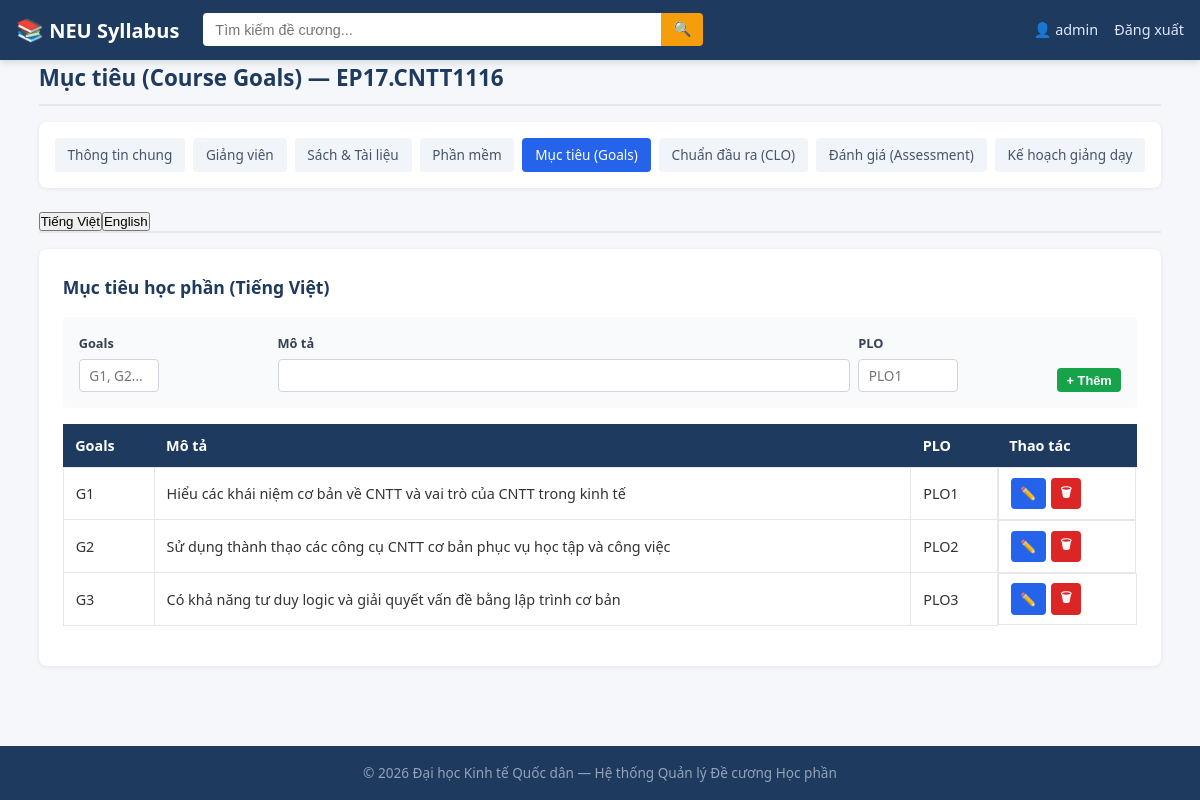
/admin/syllabus/1/goals (signed in), run on the app's committed database.
### tables this page shows
CREATE TABLE syllabi (
    id INTEGER PRIMARY KEY AUTOINCREMENT,
    course_code TEXT UNIQUE NOT NULL,
    course_title_vi TEXT,
    course_title_en TEXT,
    credits INTEGER DEFAULT 0,
    contact_hours INTEGER DEFAULT 0,
    self_study_hours INTEGER DEFAULT 0,
    training_program TEXT,
    decision_date TEXT,
    decision_number TEXT,
    prerequisite_courses_vi TEXT,
    prerequisite_courses_en TEXT,
    num_prerequisite_courses TEXT DEFAULT 'None',
    description_vi TEXT,
    description_en TEXT,
    clo_assessment_vi TEXT,
    clo_assessment_en TEXT,
    course_requirements_vi TEXT,
    course_requirements_en TEXT,
    adjustment_time TEXT,
    created_at TIMESTAMP DEFAULT CURRENT_TIMESTAMP,
    updated_at TIMESTAMP DEFAULT CURRENT_TIMESTAMP
);

CREATE TABLE course_goals (
    id INTEGER PRIMARY KEY AUTOINCREMENT,
    syllabus_id INTEGER NOT NULL,
    language TEXT NOT NULL DEFAULT 'VI',
    goal_code TEXT NOT NULL,
    description TEXT,
    plo TEXT,
    FOREIGN KEY (syllabus_id) REFERENCES syllabi(id) ON DELETE CASCADE
);

### app.py (the view, shortened to what this page needs)
@app.route('/admin/syllabus/<int:syllabus_id>/goals', methods=['GET', 'POST'])
@admin_required
def admin_goals(syllabus_id):
    syllabus = models.get_syllabus_by_id(syllabus_id)
    if not syllabus:
        flash('Không tìm thấy đề cương.', 'danger')
        return redirect(url_for('admin_dashboard'))
    items_vi = models.get_sub_items('course_goals', syllabus_id, 'VI', 'goal_code')
    items_en = models.get_sub_items('course_goals', syllabus_id, 'EN', 'goal_code')
    return render_template('admin/goals.html',
                           syllabus=syllabus, items_vi=items_vi, items_en=items_en)

### app.py (called while the page is built)
def admin_required(view):
    @functools.wraps(view)
    def wrapped(**kwargs):
        if 'user_id' not in session:
            flash('Vui lòng đăng nhập để tiếp tục.', 'warning')
            return redirect(url_for('login'))
        if session.get('role') != 'admin':
            flash('Bạn không có quyền truy cập trang này.', 'danger')
            return redirect(url_for('index'))
        return view(**kwargs)
    return wrapped

### models.py (called while the page is built)
def get_db():
    conn = sqlite3.connect(config.DATABASE)
    conn.row_factory = sqlite3.Row
    conn.execute("PRAGMA foreign_keys = ON")
    return conn

def get_syllabus_by_id(syllabus_id):
    db = get_db()
    row = db.execute("SELECT * FROM syllabi WHERE id = ?", (syllabus_id,)).fetchone()
    db.close()
    return row

def get_sub_items(table, syllabus_id, language=None, order_by=None):
    db = get_db()
    allowed_tables = {
        'syllabus_instructors', 'syllabus_books', 'syllabus_software',
        'course_goals', 'learning_outcomes', 'course_assessments', 'teaching_plans'
    }
    if table not in allowed_tables:
        db.close()
        return []
    sql = f"SELECT * FROM {table} WHERE syllabus_id = ?"
    params = [syllabus_id]
    if language:
        sql += " AND language = ?"
        params.append(language)
    if order_by:
        allowed_order = {'week', 'order_num', 'goal_code', 'clo_code', 'id'}
        if order_by in allowed_order:
            sql += f" ORDER BY {order_by}"
    else:
        sql += " ORDER BY id"
    rows = db.execute(sql, params).fetchall()
    db.close()
    return rows

### templates/admin/goals.html (shortened to what this page needs)
{% set page_title = "Mục tiêu (Course Goals)" %}
{% set active_tab = "goals" %}
{% extends 'admin/sub_base.html' %}
{% block admin_content %}
<div class="tab-content active" data-lang="vi">
    <div class="admin-panel">
        <h3>Mục tiêu học phần (Tiếng Việt)</h3>
        <form method="post" class="inline-form">
            <div class="form-group">
                <label>Goals</label>
                <input type="text" name="goal_code" placeholder="G1, G2..." required style="width:80px">
            </div>
            <div class="form-group" style="flex:3">
                <label>Mô tả</label>
                <input type="text" name="description" required>
            </div>
            <div class="form-group">
                <label>PLO</label>
                <input type="text" name="plo" placeholder="PLO1" style="width:100px">
            </div>
            <button type="submit" class="btn btn-success btn-sm">+ Thêm</button>
        </form>
        {% if items_vi %}
        <table class="data-table">
            <thead><tr><th>Goals</th><th>Mô tả</th><th>PLO</th><th>Thao tác</th></tr></thead>
            <tbody>
            {% for item in items_vi %}
            <tr>
                <td>{{ item['goal_code'] }}</td>
                <td>{{ item['description'] }}</td>
                <td>{{ item['plo'] }}</td>
                <td class="action-btns">
                    <button class="btn btn-primary btn-sm" onclick="toggleEditRow({{ item['id'] }})">✏️</button>
                    <form method="post" style="display:inline" onsubmit="return confirmDelete(this);">
                        <button type="submit" class="btn btn-danger btn-sm">🗑</button>
                    </form>
                </td>
            </tr>
            {% endfor %}
            </tbody>
        </table>
        {% else %}
        <p class="empty-note">Chưa có mục tiêu nào.</p>
        {% endif %}
    </div>
</div>
{% endblock %}

### templates/admin/sub_base.html
{% extends 'base.html' %}
{% block content %}
<section class="section">
    <h2>{{ page_title }} — {{ syllabus['course_code'] }}</h2>
    <div class="sub-nav">
        <a href="{{ url_for('admin_syllabus_edit', syllabus_id=syllabus['id']) }}" {% if active_tab == 'general' %}class="active"{% endif %}>Thông tin chung</a>
        <a href="{{ url_for('admin_instructors', syllabus_id=syllabus['id']) }}" {% if active_tab == 'instructors' %}class="active"{% endif %}>Giảng viên</a>
        <a href="{{ url_for('admin_books', syllabus_id=syllabus['id']) }}" {% if active_tab == 'books' %}class="active"{% endif %}>Sách & Tài liệu</a>
        <a href="{{ url_for('admin_software', syllabus_id=syllabus['id']) }}" {% if active_tab == 'software' %}class="active"{% endif %}>Phần mềm</a>
        <a href="{{ url_for('admin_goals', syllabus_id=syllabus['id']) }}" {% if active_tab == 'goals' %}class="active"{% endif %}>Mục tiêu (Goals)</a>
        <a href="{{ url_for('admin_outcomes', syllabus_id=syllabus['id']) }}" {% if active_tab == 'outcomes' %}class="active"{% endif %}>Chuẩn đầu ra (CLO)</a>
        <a href="{{ url_for('admin_assessments', syllabus_id=syllabus['id']) }}" {% if active_tab == 'assessments' %}class="active"{% endif %}>Đánh giá (Assessment)</a>
        <a href="{{ url_for('admin_teaching_plan', syllabus_id=syllabus['id']) }}" {% if active_tab == 'teaching_plan' %}class="active"{% endif %}>Kế hoạch giảng dạy</a>
    </div>
    <div class="lang-tabs" style="margin-bottom:1rem;">
        <button type="button" class="admin-lang-tab active" data-lang="vi" onclick="switchAdminTab('vi')">Tiếng Việt</button>
        <button type="button" class="admin-lang-tab" data-lang="en" onclick="switchAdminTab('en')">English</button>
    </div>
    {% block admin_content %}{% endblock %}
</section>
{% endblock %}

### static/css/style.css (style rules this page uses)
*, *::before, *::after { box-sizing: border-box; margin: 0; padding: 0; }
html { font-size: 16px; scroll-behavior: smooth; }
body { font-family: 'Segoe UI', Tahoma, Geneva, Verdana, sans-serif; line-height: 1.6; color: #333; background: #f5f7fa; min-height: 100vh; display: flex; flex-direction: column; }
a { color: #2563eb; text-decoration: none; }
.section { margin-bottom: 2rem; }
.section h2 { font-size: 1.4rem; color: #1e3a5f; margin-bottom: 1rem; padding-bottom: 0.5rem; border-bottom: 2px solid #e5e7eb; }
.data-table { width: 100%; border-collapse: collapse; margin-bottom: 1rem; }
.data-table th { background: #1e3a5f; color: white; padding: 0.6rem 0.75rem; font-weight: 600; text-align: left; font-size: 0.9rem; }
.data-table td { padding: 0.6rem 0.75rem; border: 1px solid #e5e7eb; font-size: 0.9rem; }
.lang-tabs { display: flex; gap: 0; margin-bottom: 1.5rem; border-bottom: 2px solid #e5e7eb; }
.btn { display: inline-block; padding: 0.5rem 1rem; border: none; border-radius: 4px; font-size: 0.9rem; font-weight: 600; cursor: pointer; text-align: center; transition: background 0.2s; }
.btn-primary { background: #2563eb; color: white; }
.btn-success { background: #16a34a; color: white; }
.btn-danger { background: #dc2626; color: white; }
.btn-sm { padding: 0.3rem 0.6rem; font-size: 0.8rem; }
.form-group { margin-bottom: 1rem; }
.form-group label { display: block; font-weight: 600; color: #374151; margin-bottom: 0.3rem; font-size: 0.9rem; }
.form-group input, .form-group select, .form-group textarea { width: 100%; padding: 0.5rem 0.75rem; border: 1px solid #d1d5db; border-radius: 4px; font-size: 0.9rem; font-family: inherit; outline: none; transition: border-color 0.2s; }
.action-btns { display: flex; gap: 0.3rem; flex-wrap: wrap; }
.sub-nav { display: flex; flex-wrap: wrap; gap: 0.5rem; margin-bottom: 1.5rem; padding: 1rem; background: white; border-radius: 8px; box-shadow: 0 1px 4px rgba(0,0,0,0.08); }
.sub-nav a { padding: 0.4rem 0.8rem; background: #f1f5f9; border-radius: 4px; font-size: 0.85rem; color: #475569; font-weight: 500; }
.sub-nav a.active { background: #2563eb; color: white; }
.admin-panel { background: white; padding: 1.5rem; border-radius: 8px; box-shadow: 0 1px 4px rgba(0,0,0,0.08); margin-bottom: 1.5rem; }
.admin-panel h3 { color: #1e3a5f; margin-bottom: 1rem; font-size: 1.1rem; }
.tab-content { display: none; }
.tab-content.active { display: block; }
.inline-form { display: flex; gap: 0.5rem; flex-wrap: wrap; align-items: end; padding: 1rem; background: #f8fafc; border-radius: 4px; margin-bottom: 1rem; }
.inline-form .form-group { margin-bottom: 0; flex: 1; min-width: 150px; }
.inline-form .form-group label { font-size: 0.8rem; }
.inline-form .form-group input, .inline-form .form-group select, .inline-form .form-group textarea { font-size: 0.85rem; padding: 0.4rem 0.6rem; }

### data on the page
syllabi: course_code "EP17.CNTT1116"
course_goals: goal_code "G1", description "Hiểu các khái niệm cơ bản về CNTT và vai trò của CNTT trong kinh tế", plo "PLO1"
course_goals: goal_code "G2", description "Sử dụng thành thạo các công cụ CNTT cơ bản phục vụ học tập và công việc", plo "PLO2"
course_goals: goal_code "G3", description "Có khả năng tư duy logic và giải quyết vấn đề bằng lập trình cơ bản", plo "PLO3"

### other printed values
{{ session.get('username') }} "admin"
{{ page_title }} "Mục tiêu (Course Goals)"
